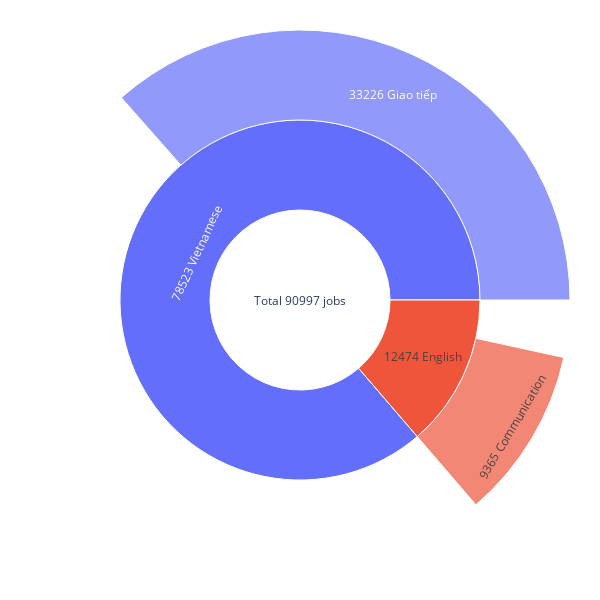

Here is the notebook cell this chart was saved with:
### Code cell
import plotly.express as px
data = dict(
    character=["Total 90997 jobs",  "78523 Vietnamese", "12474 English", "33226 Giao tiếp","9365 Communication" ],
    parent=["", "Total 90997 jobs", "Total 90997 jobs",  "78523 Vietnamese" ,"12474 English"],
    value=[90997, 78523,12474, 33226,9365, ])

fig =px.sunburst(
    data,
    names='character',
    parents='parent',
    values='value',
    branchvalues="total",
)
fig.update_layout(
    grid= dict(columns=2, rows=1),
    margin = dict(t=1, l=30, r=30, b=1),
    width=600, height=600
)
fig.show()

### Figure 1 — Plotly figure (JSON) as saved in the notebook; plotly's stock layout.template omitted (floating-point values rounded to 4 significant figures)
{"data": [{"branchvalues": "total", "domain": {"x": [0, 1], "y": [0, 1]}, "hovertemplate": "character=%{label}<br>value=%{value}<br>parent=%{parent}<extra></extra>", "labels": ["Total 90997 jobs", "78523 Vietnamese", "12474 English", "33226 Giao tiếp", "9365 Communication"], "name": "", "parents": ["", "Total 90997 jobs", "Total 90997 jobs", "78523 Vietnamese", "12474 English"], "type": "sunburst", "values": [90997, 78523, 12474, 33226, 9365]}], "layout": {"grid": {"columns": 2, "rows": 1}, "height": 600, "legend": {"tracegroupgap": 0}, "margin": {"b": 1, "l": 30, "r": 30, "t": 1}, "width": 600}}
